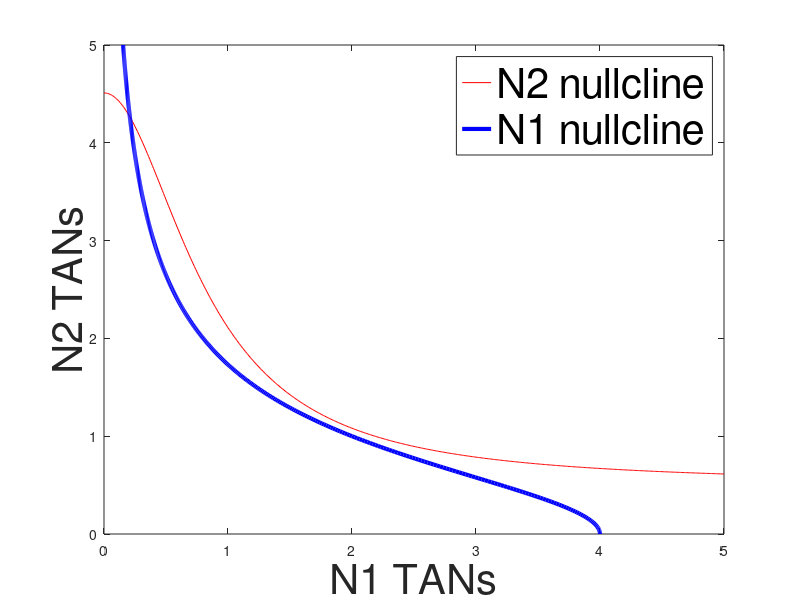

MATLAB code to generate this figure:
clc; clear; close all;

% log(2)/24 = 0.0289
mu_1 = 0.0289;
mu_2 = 0.0289;

lambda_S = 0.0289;
lambda_6 = 0.000289;
lambda_G = 0.0289;

k_1 = 0.1156;
k_2 = 1;
k_3 = 0.1156;
k_4 = 1;

alpha = 1;
beta = 1.5;

S = 0;
G = 0.5;

% N2 nullcline
N1_base = 0:0.01:5;
N2 = (lambda_6+lambda_G*G+k_3*k_4^2./(k_4^2+beta*N1_base.^2))./mu_2;

% N1 nullcline
N2_base = 0:0.01:5;
N1 = (lambda_S*S+k_1*k_2^2./(k_2^2+alpha*N2_base.^2))./mu_1;

% [x, y] = meshgrid(linspace(0, 5, 100), linspace(0, 5, 100));
% 
% dx = lambda_S*S+k_1*k_2^2./(k_2^2+alpha*y.^2)-mu_1*x;
% dy = lambda_6+lambda_G*G+k_3*k_4^2./(k_4^2+beta*x.^2)-mu_2*y;
% 
% norm = sqrt(dx.^2+dy.^2);
% dx_norm = dx./norm;
% dy_norm = dy./norm;

figure(1)
% quiver(x, y, dx_norm, dy_norm)
% hold on
plot(N1_base, N2, 'r', N1, N2_base, 'b', 'linewidth', 3)
xlabel('N1 TANs', 'fontsize', 30)
ylabel('N2 TANs', 'fontsize', 30)
legend({'N2 nullcline', 'N1 nullcline'}, 'fontsize', 30)
